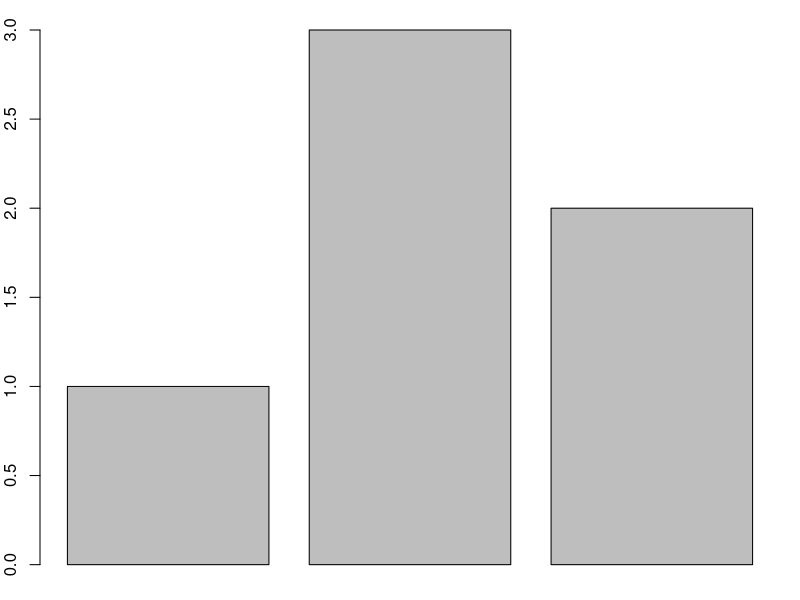

Recreate this plot in R. (Note: this script raises an error after producing the figure.)
## ---- chunk 1
# this line is a comment and will not be run
# use the copy button in the top corner to easily run this example --->
print("output is shown here") # you can also add comments here
## ---- chunk 2
knitr::opts_knit$set(global.par = T)
par(mar = c(1.5, 2, 1.5, 1))
## ---- chunk 3
# a VERY simple barplot
# the c() function creates a vector of numbers
barplot(c(1, 3, 2))
## ---- chunk 4
knitr::opts_knit$set(global.par = F)
## ---- chunk 5
(-5 * -3^2 + 4) / 7 - 6
## ---- chunk 6
2^50
## ---- chunk 7
13 %/% 2
13 %% 2
## ---- chunk 8
cos(2 * pi)
atan(-1) * 4
## ---- chunk 9
log(exp(2)) * log10(100)
## ---- chunk 10
log(3^5, base = 3)
## ---- chunk 11
sqrt(abs(-9))
## ---- chunk 12
T
true
## ---- chunk 13
exp(FALSE) * (TRUE + sqrt(TRUE))
## ---- chunk 14
sqrt(-4)
1 / 0
log(0)
## ---- chunk 15
# this is preferred
x <- 5
print(x)
## ---- chunk 16
# this is equivalent and acceptable, but discouraged
x = 5
print(x)
## ---- chunk 17

## ---- chunk 18
# these variable names are ok,
# also remember R is case sensitive!
var1 <- 1
Var1 <- 2
.OtherVariable <- 3
another.variable_42 <- 4

var1 + Var1 + .OtherVariable + another.variable_42

# even these morse code looking variable names,
# while not recommended, are technically ok:
. <- 1
.. <- 2
._ <- 3
._..__ <- 4

. + .. + ._ + ._..__
## ---- chunk 19
message('Error: unexpected symbol in "1var"')
## ---- chunk 20
result <- 3 * 4 - 5
## ---- chunk 21
result
## ---- chunk 22
data <- c(3, 6, 6, 2, 4, 1, 5)
data
## ---- chunk 23
sum(data) / length(data)
mean(data)
## ---- chunk 24
median(data)
## ---- chunk 25
quantile(data, 0.3)
## ---- chunk 26
sqrt(var(data))
sd(data)
## ---- chunk 27
min(data)
max(data)
## ---- chunk 28
# 6 appears in the sample
6 %in% data
# 7 does not appear in the sample
7 %in% data
## ---- chunk 29
x <- (2 + 3)^2
x == 25
# if instead we ask "is x not equal to 25", we should get FALSE
x != 25
## ---- chunk 30
!TRUE
# this is equivalent to x != 25
!(x == 25)
## ---- chunk 31
x < 30
x >= 25
## ---- chunk 32
(x > 20) & (x <= 30)
(x > 20) | (x != 25)
## ---- chunk 33
# check if x² is even OR if mean of data + 2 * sd is greater than the max
# note order of operations means we don't need extra parentheses
# of course, you can add extra parentheses for readability if you wish!
x^2 %% 2 == 0 | mean(data) + 2 * sd(data) > max(data)
## ---- chunk 34
detach("package:tidyverse", unload=T)
## ---- chunk 35
library(tidyverse)
## ---- chunk 36
head(mtcars)
